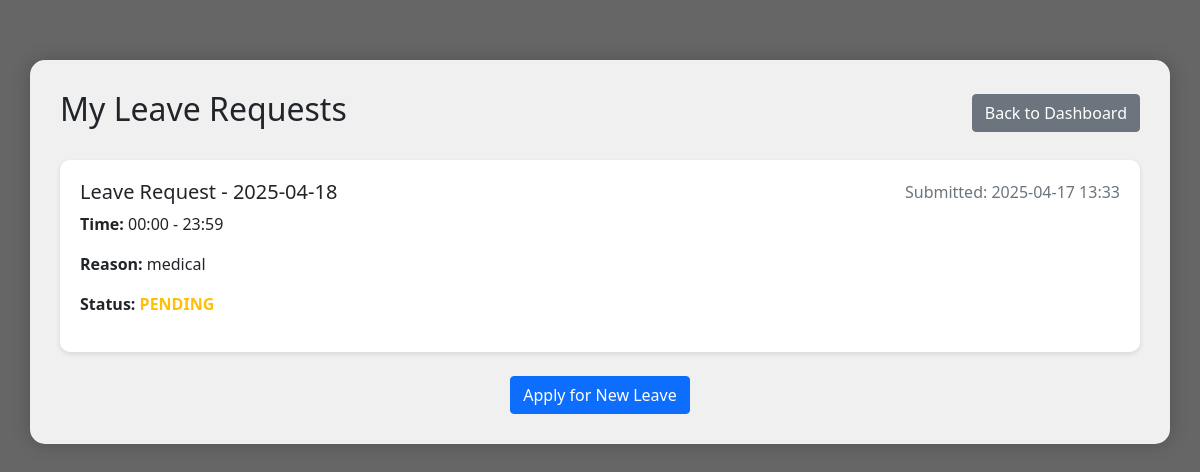
The page /my-leaves (signed in) on the database as committed earlier.
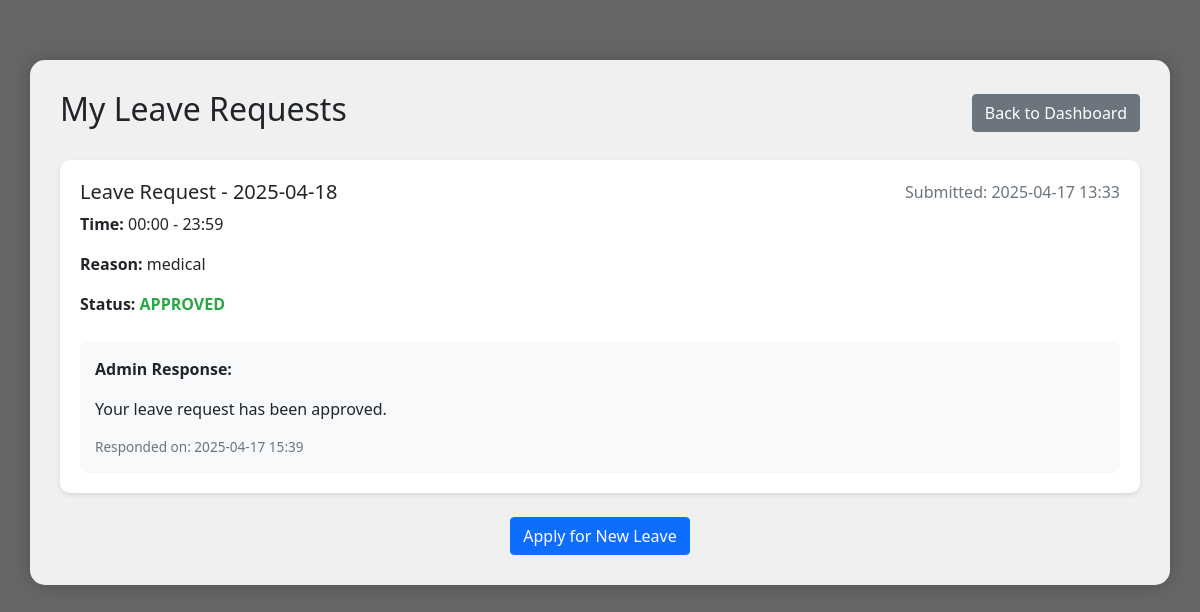
The same page on the database as committed later.
### app.py (models this page shows)
class LeaveRequest(db.Model):
    id = db.Column(db.Integer, primary_key=True)
    driver_username = db.Column(db.String(150), nullable=False)
    date = db.Column(db.String(50), nullable=False)
    start_time = db.Column(db.String(50), nullable=False)
    end_time = db.Column(db.String(50), nullable=False)
    reason = db.Column(db.Text, nullable=False)
    status = db.Column(db.String(20), default='pending')  # pending, approved, rejected
    created_at = db.Column(db.DateTime, default=datetime.utcnow)
    admin_response = db.Column(db.Text)
    response_time = db.Column(db.DateTime)

### app.py (the view)
@app.route('/my-leaves')
@login_required
def my_leaves():
    if current_user.role != 'driver':
        flash('Access denied!', 'danger')
        return redirect(url_for('admin_dashboard'))
    leaves = LeaveRequest.query.filter_by(
        driver_username=current_user.username
    ).order_by(LeaveRequest.created_at.desc()).all()
    return render_template('my_leaves.html', leaves=leaves)

### app.py (called while the page is built)
@login_manager.user_loader
def load_user(user_id):
    return User.query.get(int(user_id))

@app.context_processor
def inject_user():
    return dict(current_user=current_user)

@app.context_processor
def inject_notifications():
    unread_count = 0
    if current_user.is_authenticated:
        unread_count = Notification.query.filter_by(
            recipient_username=current_user.username,
            is_read=False
        ).count()
    return dict(unread_count=unread_count)

### templates/my_leaves.html (shortened to what this page needs)
<!DOCTYPE html>
<html lang="en">
<head>
    <link href="https://cdn.jsdelivr.net/npm/bootstrap@5.1.3/dist/css/bootstrap.min.css" rel="stylesheet">
</head>
<body>
    <div class="container">
        <div class="d-flex justify-content-between align-items-center mb-4">
            <h2>My Leave Requests</h2>
            <a href="{{ url_for('driver_dashboard') }}" class="btn btn-secondary">Back to Dashboard</a>
        </div>
        {% if leaves %}
            {% for leave in leaves %}
                <div class="leave-card">
                    <div class="row">
                        <div class="col-md-12">
                            <div class="d-flex justify-content-between align-items-start">
                                <div>
                                    <h5>Leave Request - {{ leave.date }}</h5>
                                    <p><strong>Time:</strong> {{ leave.start_time }} - {{ leave.end_time }}</p>
                                    <p><strong>Reason:</strong> {{ leave.reason }}</p>
                                    <p><strong>Status:</strong>
                                        <span class="status-{{ leave.status }}">
                                            {{ leave.status.upper() }}
                                        </span>
                                    </p>
                                </div>
                                <div class="text-muted">
                                    Submitted: {{ leave.created_at.strftime('%Y-%m-%d %H:%M') }}
                                </div>
                            </div>
                            {% if leave.admin_response %}
                                <div class="admin-response">
                                    <p><strong>Admin Response:</strong></p>
                                    <p>{{ leave.admin_response }}</p>
                                    <p class="response-time mb-0">
                                        Responded on: {{ leave.response_time.strftime('%Y-%m-%d %H:%M') }}
                                    </p>
                                </div>
                            {% endif %}
                        </div>
                    </div>
                </div>
            {% endfor %}
        {% else %}
            <div class="alert alert-info">You haven't submitted any leave requests yet.</div>
        {% endif %}
        <div class="text-center mt-4">
            <a href="{{ url_for('apply_leave') }}" class="btn btn-primary">Apply for New Leave</a>
        </div>
    </div>
</body>
</html>

Rows that differ between the two databases and show on the page:
changed LeaveRequest "medical": status "PENDING" → "APPROVED"; admin_response (not shown) → "Your leave request has been approved."; response_time (not shown) → "2025-04-17 15:39"
